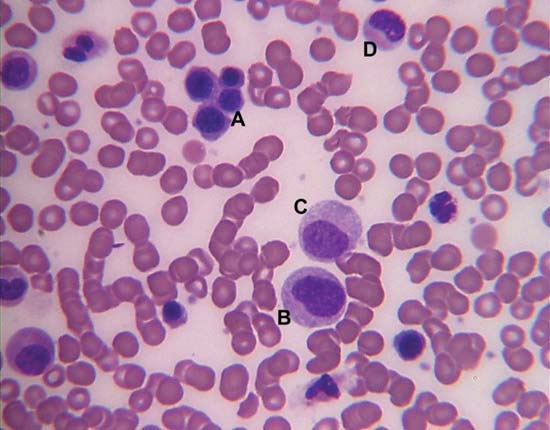
#> input picture cellim.jpg, 550 x 430 px, given in place of cells.avi, which was not available
$ python cells.py
#> lines starting #> are read from the running program, lines starting #| are printed output that depends on the picture; after the words box and inside, x2 and y2 are one past the last pixel; in counts of white or black regions, pixels touching at a corner belong together; pictures that were not available may be replaced by others from this repository, and a replacement may not be noted
import cv2
import numpy as np

# Reading video
cap = cv2.VideoCapture('cells.avi')

while(cap.isOpened()):
	ret,frame = cap.read()
#> frame is the input picture: shape (430, 550, 3); mean B, G, R 164.7, 127.6, 174
	hsv = cv2.cvtColor(frame,cv2.COLOR_BGR2HSV)
#> hsv: shape (430, 550, 3); mean H, S, V 155.9, 78.3, 178
	lower_purple = np.array([130,50,140])
	upper_purple = np.array([170,255,255])
	mask = cv2.inRange(hsv, lower_purple, upper_purple)
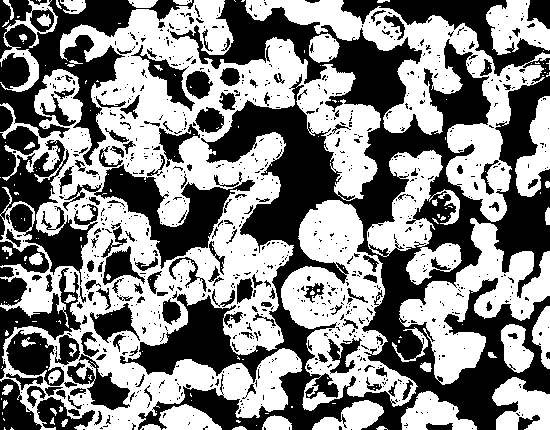
#> mask: shape (430, 550); 52.4% white; 923 black regions (765 under 20 px), largest, box (x1, y1, x2, y2) and area: (120, 0, 550, 430) 64160, (0, 0, 194, 166) 9077, (0, 126, 98, 285) 5982
	res = cv2.bitwise_and(frame,frame, mask= mask)
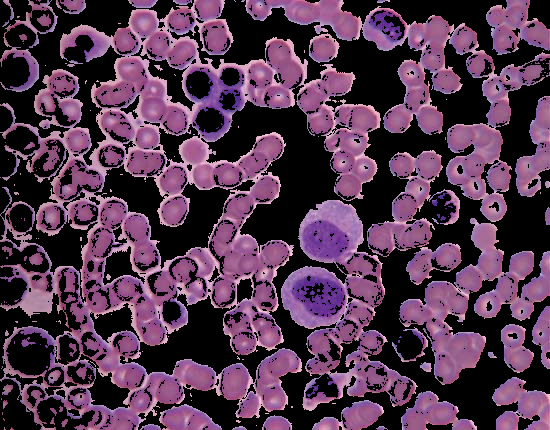
#> res: shape (430, 550, 3); mean B, G, R 79.5, 54.7, 84.4
	blur = cv2.GaussianBlur(res,(7,7),0)
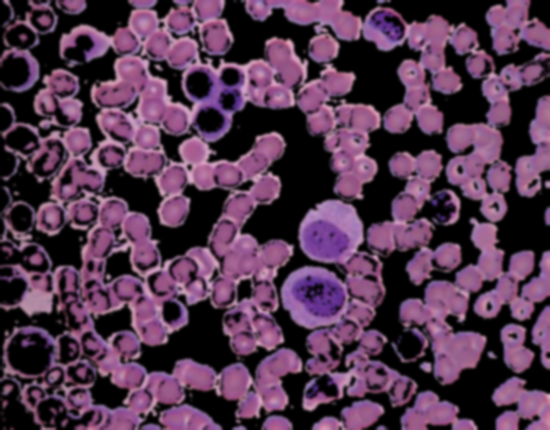
#> blur: shape (430, 550, 3); mean B, G, R 79.5, 54.6, 84.4
	kernel = np.ones((5,5),np.uint8)
	dilation = cv2.dilate(blur,kernel,iterations = 1)
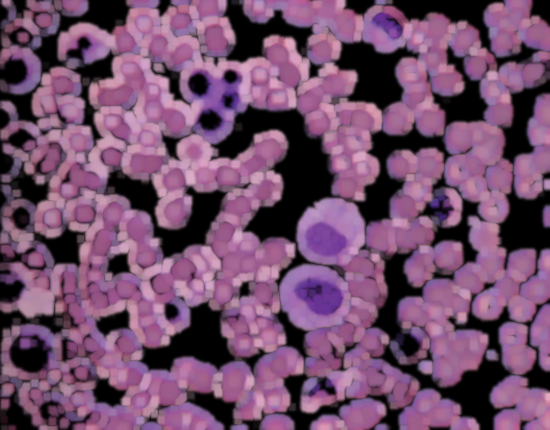
#> dilation: shape (430, 550, 3); mean B, G, R 107.7, 77.3, 114.9
	edges = cv2.Canny(dilation,100,200)
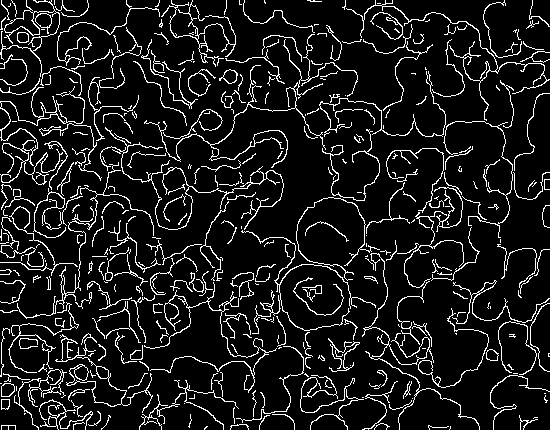
#> edges: shape (430, 550); 10.2% white in thin lines or dots
	cv2.imshow('edges',edges)
	#cv2.imshow('frame',frame)
	if cv2.waitKey(1) & 0xFF == ord('q'):
#> (key q is pressed here)
		break

cap.release()
cv2.destroyAllWindows()
